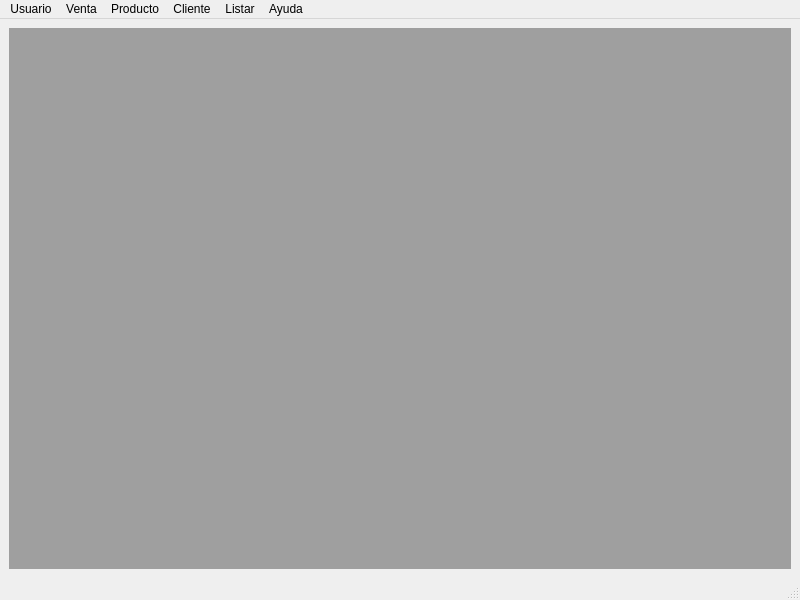
<?xml version="1.0" encoding="UTF-8"?>
<ui version="4.0">
 <class>vtnPrincipal</class>
 <widget class="QMainWindow" name="vtnPrincipal">
  <property name="geometry">
   <rect>
    <x>0</x>
    <y>0</y>
    <width>800</width>
    <height>600</height>
   </rect>
  </property>
  <property name="windowTitle">
   <string>Crisol</string>
  </property>
  <widget class="QWidget" name="centralwidget">
   <layout class="QVBoxLayout" name="verticalLayout">
    <item>
     <widget class="QMdiArea" name="mdiArea"/>
    </item>
   </layout>
  </widget>
  <widget class="QMenuBar" name="menubar">
   <property name="geometry">
    <rect>
     <x>0</x>
     <y>0</y>
     <width>800</width>
     <height>25</height>
    </rect>
   </property>
   <property name="defaultUp">
    <bool>false</bool>
   </property>
   <property name="nativeMenuBar">
    <bool>false</bool>
   </property>
   <widget class="QMenu" name="menuUsuario">
    <property name="title">
     <string>Usuario</string>
    </property>
    <addaction name="actionIngresar"/>
    <addaction name="separator"/>
    <addaction name="actionSalir_2"/>
   </widget>
   <widget class="QMenu" name="menuVenta">
    <property name="title">
     <string>Venta</string>
    </property>
    <addaction name="actionVentaConRemito"/>
    <addaction name="actionRegistrarCobroRemito"/>
    <addaction name="actionModificarRemito"/>
    <addaction name="actionBajaRemito"/>
    <addaction name="separator"/>
    <addaction name="actionVentaContado"/>
    <addaction name="separator"/>
    <addaction name="actionReintegroCliente"/>
    <addaction name="separator"/>
    <addaction name="actionDevolucionDeCliente"/>
   </widget>
   <widget class="QMenu" name="menuProducto">
    <property name="title">
     <string>Producto</string>
    </property>
    <widget class="QMenu" name="menuMedicamento">
     <property name="title">
      <string>Medicamento</string>
     </property>
     <addaction name="actionAltaMedicamento"/>
     <addaction name="separator"/>
     <addaction name="actionBajaMedicamento"/>
     <addaction name="separator"/>
     <addaction name="actionModificarMedicamento"/>
    </widget>
    <widget class="QMenu" name="menuProducto_2">
     <property name="title">
      <string>Producto</string>
     </property>
     <addaction name="actionAltaProducto"/>
     <addaction name="separator"/>
     <addaction name="actionBajaProducto"/>
     <addaction name="separator"/>
     <addaction name="actionModificarProducto"/>
     <addaction name="separator"/>
     <addaction name="actionFraccionarProducto"/>
    </widget>
    <widget class="QMenu" name="menuMonodroga">
     <property name="title">
      <string>Monodroga</string>
     </property>
     <addaction name="actionAltaMonodroga"/>
     <addaction name="separator"/>
     <addaction name="actionBajaMonodroga"/>
     <addaction name="separator"/>
     <addaction name="actionModificarMonodroga"/>
    </widget>
    <widget class="QMenu" name="menuPresentaci_n">
     <property name="title">
      <string>Presentación</string>
     </property>
     <addaction name="actionAltaPresentacion"/>
     <addaction name="separator"/>
     <addaction name="actionBajaPresentacion"/>
     <addaction name="separator"/>
     <addaction name="actionModificarPresentacion"/>
    </widget>
    <widget class="QMenu" name="menuLote">
     <property name="title">
      <string>Lote</string>
     </property>
     <addaction name="actionBajaLote"/>
     <addaction name="separator"/>
     <addaction name="actionModificarLote"/>
    </widget>
    <addaction name="menuProducto_2"/>
    <addaction name="separator"/>
    <addaction name="menuMedicamento"/>
    <addaction name="separator"/>
    <addaction name="menuMonodroga"/>
    <addaction name="separator"/>
    <addaction name="menuPresentaci_n"/>
    <addaction name="separator"/>
    <addaction name="menuLote"/>
    <addaction name="separator"/>
    <addaction name="actionAjusteNegativoStock"/>
   </widget>
   <widget class="QMenu" name="menuCliente">
    <property name="title">
     <string>Cliente</string>
    </property>
    <addaction name="actionAltaCliente"/>
    <addaction name="separator"/>
    <addaction name="actionBajaCliente"/>
    <addaction name="separator"/>
    <addaction name="actionModificarCliente"/>
   </widget>
   <widget class="QMenu" name="menuListar">
    <property name="title">
     <string>Listar</string>
    </property>
    <addaction name="actionListar"/>
   </widget>
   <widget class="QMenu" name="menuAyuda">
    <property name="title">
     <string>Ayuda</string>
    </property>
    <addaction name="actionAyuda"/>
    <addaction name="separator"/>
    <addaction name="actionAcercaDe"/>
   </widget>
   <addaction name="menuUsuario"/>
   <addaction name="menuVenta"/>
   <addaction name="menuProducto"/>
   <addaction name="menuCliente"/>
   <addaction name="menuListar"/>
   <addaction name="menuAyuda"/>
  </widget>
  <widget class="QStatusBar" name="statusbar"/>
  <action name="actionIngresar">
   <property name="text">
    <string>Ingresar</string>
   </property>
   <property name="statusTip">
    <string>Ingresar Usuario y Contraseña</string>
   </property>
   <property name="shortcut">
    <string>Ctrl+I</string>
   </property>
  </action>
  <action name="actionSalir">
   <property name="text">
    <string>Salir</string>
   </property>
  </action>
  <action name="actionSalir_2">
   <property name="text">
    <string>Salir</string>
   </property>
   <property name="statusTip">
    <string>Cerrar Aplicación</string>
   </property>
   <property name="shortcut">
    <string>Ctrl+Q</string>
   </property>
  </action>
  <action name="actionVentaConRemito">
   <property name="text">
    <string>Venta con Remito</string>
   </property>
  </action>
  <action name="actionVentaContado">
   <property name="text">
    <string>Venta Contado</string>
   </property>
  </action>
  <action name="actionModificarRemito">
   <property name="text">
    <string>Modificar Remito</string>
   </property>
  </action>
  <action name="actionBajaRemito">
   <property name="text">
    <string>Baja Remito</string>
   </property>
  </action>
  <action name="actionRegistrarCobroRemito">
   <property name="text">
    <string>Registrar Cobro Remito</string>
   </property>
  </action>
  <action name="actionReintegroCliente">
   <property name="text">
    <string>Reintegro Cliente</string>
   </property>
  </action>
  <action name="actionDevolucionDeCliente">
   <property name="text">
    <string>Devolución Cliente</string>
   </property>
  </action>
  <action name="actionBaja_Producto">
   <property name="text">
    <string>Baja Producto</string>
   </property>
  </action>
  <action name="actionModificar_Producto">
   <property name="text">
    <string>Modificar Producto</string>
   </property>
  </action>
  <action name="actionBaja_Medicamento">
   <property name="text">
    <string>Baja Medicamento</string>
   </property>
  </action>
  <action name="actionModificar_Medicamento">
   <property name="text">
    <string>Modificar Medicamento</string>
   </property>
  </action>
  <action name="actionBaja_Monodroga">
   <property name="text">
    <string>Baja Monodroga</string>
   </property>
  </action>
  <action name="actionModificar_Monodroga">
   <property name="text">
    <string>Modificar Monodroga</string>
   </property>
  </action>
  <action name="actionBaja_Presentaci_n">
   <property name="text">
    <string>Baja Presentación</string>
   </property>
  </action>
  <action name="actionAltaProducto">
   <property name="text">
    <string>Alta</string>
   </property>
  </action>
  <action name="actionBajaProducto">
   <property name="text">
    <string>Baja</string>
   </property>
  </action>
  <action name="actionModificarProducto">
   <property name="text">
    <string>Modificar</string>
   </property>
  </action>
  <action name="actionAltaMedicamento">
   <property name="text">
    <string>Alta</string>
   </property>
  </action>
  <action name="actionBajaMedicamento">
   <property name="text">
    <string>Baja</string>
   </property>
  </action>
  <action name="actionModificarMedicamento">
   <property name="text">
    <string>Modificar</string>
   </property>
  </action>
  <action name="actionAltaMonodroga">
   <property name="text">
    <string>Alta</string>
   </property>
  </action>
  <action name="actionBajaMonodroga">
   <property name="text">
    <string>Baja</string>
   </property>
  </action>
  <action name="actionModificarMonodroga">
   <property name="text">
    <string>Modificar</string>
   </property>
  </action>
  <action name="actionAltaPresentacion">
   <property name="text">
    <string>Alta</string>
   </property>
  </action>
  <action name="actionBajaPresentacion">
   <property name="text">
    <string>Baja</string>
   </property>
  </action>
  <action name="actionModificarPresentacion">
   <property name="text">
    <string>Modificar</string>
   </property>
  </action>
  <action name="actionBajaLote">
   <property name="text">
    <string>Baja</string>
   </property>
  </action>
  <action name="actionModificarLote">
   <property name="text">
    <string>Modificar</string>
   </property>
  </action>
  <action name="actionFraccionarProducto">
   <property name="text">
    <string>Fraccionar</string>
   </property>
  </action>
  <action name="actionAltaCliente">
   <property name="text">
    <string>Alta</string>
   </property>
  </action>
  <action name="actionBajaCliente">
   <property name="text">
    <string>Baja</string>
   </property>
  </action>
  <action name="actionModificarCliente">
   <property name="text">
    <string>Modificar</string>
   </property>
  </action>
  <action name="actionAjusteNegativoStock">
   <property name="text">
    <string>Ajuste Negativo Stock</string>
   </property>
  </action>
  <action name="actionListar">
   <property name="text">
    <string>Genrar Listado</string>
   </property>
  </action>
  <action name="actionAyuda">
   <property name="text">
    <string>Ayuda</string>
   </property>
  </action>
  <action name="actionAcercaDe">
   <property name="text">
    <string>Acerca de ...</string>
   </property>
  </action>
 </widget>
 <resources/>
 <connections/>
 <slots>
  <slot>displayAbout()</slot>
 </slots>
</ui>
